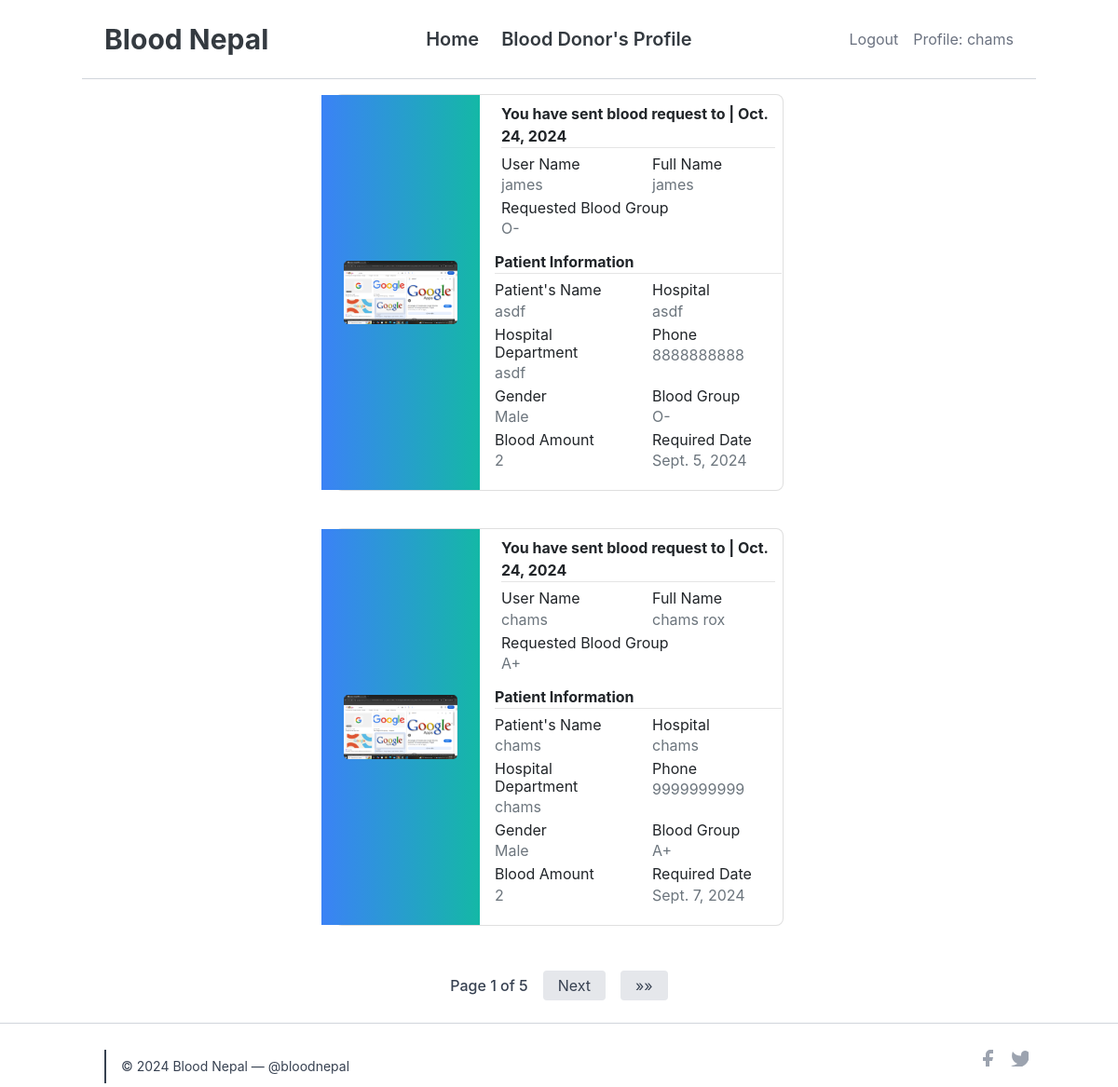
The app's page /request-sent (signed in) with its own data.
### profile_/models.py (models this page shows, shortened)
class Patient(models.Model):
    user = models.ForeignKey(User, on_delete = models.CASCADE,null= True)
    blood_request_sent_by = models.ForeignKey(SignUp,related_name='sent_by',verbose_name = "sender" , on_delete=models.PROTECT, null=True, blank=True)
    blood_request_sent_to = models.ForeignKey(SignUp,related_name='sent_to',verbose_name= "receiver",  on_delete=models.PROTECT, null=True, blank=False)
    message = models.TextField(max_length = 50, null=True)
    patients_name = models.CharField(max_length = 20)
    hospital = models.CharField(max_length = 20, null=True)
    patients_department = models.CharField(max_length = 120)
    patients_gender = models.CharField(max_length=6, choices= GenderChoices, null=True, default='Male')
    patients_phone = models.CharField(max_length=10, null=True,blank=True)
    patients_blood_group = models.CharField(choices=Blood_Group_Choices,max_length=3,null= True)
    blood_pint = models.IntegerField(null=True)
    required_date = models.DateField(null=True)
    created_at = models.DateTimeField(auto_now_add=True, null= True)
    requisition_form = models.ImageField(upload_to = 'patientsForm/')

class SignUp(models.Model):
    user = models.OneToOneField(User, on_delete = models.CASCADE , unique=True)
    full_name = models.CharField(max_length = 120, null=False, blank=False )
    email = models.EmailField(unique=True, null=False, blank=False)
    phone = models.CharField(max_length=10,null=True)
    gender = models.CharField(max_length=6, choices= GenderChoices , default='Male')
    profile_photo = models.ImageField(upload_to = 'images/')
    location = models.CharField(max_length=40)
    blood_group = models.CharField(choices=Blood_Group_Choices,max_length=3)
    weight = models.IntegerField( null=True, blank=False)
    ready_to_donate = models.CharField(choices=R_CHOICES ,null=True, max_length=4)
    last_donation = models.DateField(null=True)
    class Meta:
        unique_together = ('email','phone')

### profile_/views.py (the view)
# urls.py: path("request-sent", Sent.as_view(), name="request-sent"),
class Sent(ListView):
    context_object_name = 'patients'
    template_name = "profile/sent.html"
    paginate_by = 2
    def get_queryset(self):
        user = self.request.user
        try:
            sign_up = SignUp.objects.get(user=user)
            return Patient.objects.filter(blood_request_sent_by=sign_up)
        except SignUp.DoesNotExist:
            messages.success(self.request, 'You have not requested for blood yet.')
    def get_context_data(self):
        context = super().get_context_data()
        context['username'] = self.request.user.username
        context['current_date'] = timezone.now().date()
        return context

### profile_/templates/profile/sent.html (shortened to what this page needs)
{% extends 'profile/base.html' %}
{% block hero %}
{% for patient in patients %}
<section class="vh-40 bg-white">
  <div class="container py-3 h-15">
    <div class="row d-flex justify-content-center align-items-center h-100">
      <div class="col col-lg-6 mb-2 mb-lg-0">
        <div class="card mb-2" style="border-radius: .5rem;">
          <div class="row g-0">
            <div class="w-1/3 bg-gradient-to-r from-blue-500 to-teal-500 flex items-center justify-center p-4">
              <a href="{{patient.requisition_form.url}}">
                <img src="{{patient.requisition_form.url}}" alt="Profile Photo" class="w-72 h-auto rounded-lg" title="Requisition Form">
              </a>
            </div>
            <div class="col-md-8">
              <div class="card-body p-2">
                <strong>You have sent blood request to | {{current_date}}</strong>
                <hr class="mt-0 mb-1">
                <div class="row pt-1">
                  <div class="col-6 mb-1">
                    <h6>User Name</h6>
                    <p class="text-muted">{{ patient.blood_request_sent_to.user }}</p>
                  </div>
                  <div class="col-6 mb-1">
                    <h6>Full Name</h6>
                    <p class="text-muted">{{ patient.blood_request_sent_to.full_name }}</p>
                  </div>
                  <div class="col-8 mb-1">
                    <h6>Requested Blood Group</h6>
                    <p class="text-muted">{{ patient.blood_request_sent_to.blood_group }}</p>
                  </div>
                  <div class="card-body p-2">
                    <strong>Patient Information</strong>
                <hr class="mt-0 mb-1">
                <div class="row pt-1">
                  <div class="col-6 mb-1">
                    <h6>Patient's Name</h6>
                    <p class="text-muted">{{ patient.patients_name }}</p>
                  </div>
                  <div class="col-6 mb-1">
                    <h6>Hospital</h6>
                    <p class="text-muted">{{ patient.hospital }}</p>
                  </div>
                  <div class="col-6 mb-1">
                    <h6>Hospital Department</h6>
                    <p class="text-muted">{{ patient.patients_department }}</p>
                  </div>
                  <div class="col-6 mb-1">
                    <h6>Phone</h6>
                    <p class="text-muted">{{ patient.patients_phone }}</p>
                  </div>
                  <div class="col-6 mb-1">
                    <h6>Gender</h6>
                    <p class="text-muted">{{ patient.patients_gender}}</p>
                  </div>
                  <div class="col-6 mb-1">
                    <h6>Blood Group</h6>
                    <p class="text-muted">{{ patient.patients_blood_group }}</p>
                  </div>
                  <div class="col-6 mb-1">
                    <h6>Blood Amount</h6>
                    <p class="text-muted">{{ patient.blood_pint }}</p>
                  </div>
                  <div class="col-6 mb-1">
                    <h6>Required Date</h6>
                    <p class="text-muted">{{ patient.required_date }}</p>
                  </div>
                </div>
              </div>
            </div>
          </div>
        </div>
      </div>
    </div>
</div>
</section>
{% endfor %}
{% include "profile/pagination.html" %}
{% endblock %}

### profile_/templates/profile/base.html (shortened to what this page needs)
{% load static %}
<!DOCTYPE html>
<html lang="en">
  <head>
    <script src="https://cdn.tailwindcss.com"></script>
    <link rel="stylesheet" href="https://cdn.jsdelivr.net/npm/bootstrap@4.3.1/dist/css/bootstrap.min.css" />
    <link rel="stylesheet" href="{% static 'blog/css/blog.css' %}" />
    <link rel="stylesheet" href="https://stackpath.bootstrapcdn.com/bootstrap/4.5.2/css/bootstrap.min.css" />
    <link rel="stylesheet" href="https://stackpath.bootstrapcdn.com/bootstrap/4.5.2/css/bootstrap.min.css" />
    <link rel="stylesheet" href="https://cdnjs.cloudflare.com/ajax/libs/font-awesome/6.5.2/css/all.min.css" />
  </head>
  <body class="flex flex-col min-h-screen">
    <header class="bg-white text-white body-font">
      <div class="container mx-auto flex flex-wrap p-4 items-center justify-between border-b border-gray-300 pb-2">
        <span class="text-3xl text-dark font-bold">Blood Nepal</span>
        <nav class="hidden md:flex space-x-6 ">
          <a href="{% url 'home' %}"><button class="text-xl text-dark font-semibold">Home</button></a>
          <a href="{% url 'donor' %}"><button class="text-xl text-dark font-semibold">Blood Donor's Profile</button></a>
        </nav>
        <div class="flex items-center space-x-4">
          {% if user.is_authenticated %}
            <a href="{% url 'logout' %}"><button class="hover:text-gray-800 text-md text-gray-500 ">Logout</button></a>
            <a href="{% url 'profile' %}"><button class="hover:text-gray-800 text-md text-gray-500 ">Profile: {{ username }}</button></a>
          {% else %}
            {% block loginbar %}
              <a href="{% url 'home' %}"><button class="bg-gray-600 hover:bg-gray-700 text-white font-bold py-2 px-4 rounded">Login</button></a>
            {% endblock %}
          {% endif %}
        </div>
      </div>
    </header>
    {% block hero %}
    {% endblock %}
    {% block footer %}
      <footer class="bg-white text-gray-300 mt-auto border-t border-gray-300">
        <div class="container px-2 py-1 mx-auto flex items-center sm:flex-row flex-col">
          <p class="text-sm text-gray-700 sm:ml-4 sm:pl-4 sm:border-l-2 sm:border-gray-700 sm:py-2 sm:mt-0 mt-4">© 2024 Blood Nepal — @bloodnepal</p>
          <span class="inline-flex sm:ml-auto sm:mt-0 mt-1 justify-center sm:justify-start">
            <a class="text-gray-400 hover:text-blue-500" href="/">
              <svg fill="currentColor" stroke-linecap="round" stroke-linejoin="round" stroke-width="2" class="w-5 h-5">
                <path d="M18 2h-3a5 5 0 00-5 5v3H7v4h3v8h4v-8h3l1-4h-4V7a1 1 0 011-1h3z"></path>
              </svg>
            </a>
            <a class="ml-3 text-gray-400 hover:text-blue-500" href="/">
              <svg fill="currentColor" stroke-linecap="round" stroke-linejoin="round" stroke-width="2" class="w-5 h-5">
                <path d="M23 3a10.9 10.9 0 01-3.14 1.53 4.48 4.48 0 00-7.86 3v1A10.66 10.66 0 013 4s-4 9 5 13a11.64 11.64 0 01-7 2c9 5 20 0 20-11.5a4.5 4.5 0 00-.08-.83A7.72 7.72 0 0023 3z"></path>
              </svg>
            </a>
          </span>
        </div>
      </footer>
    {% endblock %}
  </body>
</html>

### records on screen
Patient: requisition_form (picture), current_date "Oct. 24, 2024", blood_request_sent_to.user "james", blood_request_sent_to.full_name "james", blood_request_sent_to.blood_group "O-", patients_name "asdf", hospital "asdf", patients_department "asdf", patients_phone "8888888888", patients_gender "Male", patients_blood_group "O-", blood_pint "2", required_date "Sept. 5, 2024"
Patient: requisition_form (picture), current_date "Oct. 24, 2024", blood_request_sent_to.user "chams", blood_request_sent_to.full_name "chams rox", blood_request_sent_to.blood_group "A+", patients_name "chams", hospital "chams", patients_department "chams", patients_phone "9999999999", patients_gender "Male", patients_blood_group "A+", blood_pint "2", required_date "Sept. 7, 2024"

### other values on screen
{{ username }} "chams"
{{ page_obj.number }} "1"
{{ page_obj.paginator.num_pages }} "5"
